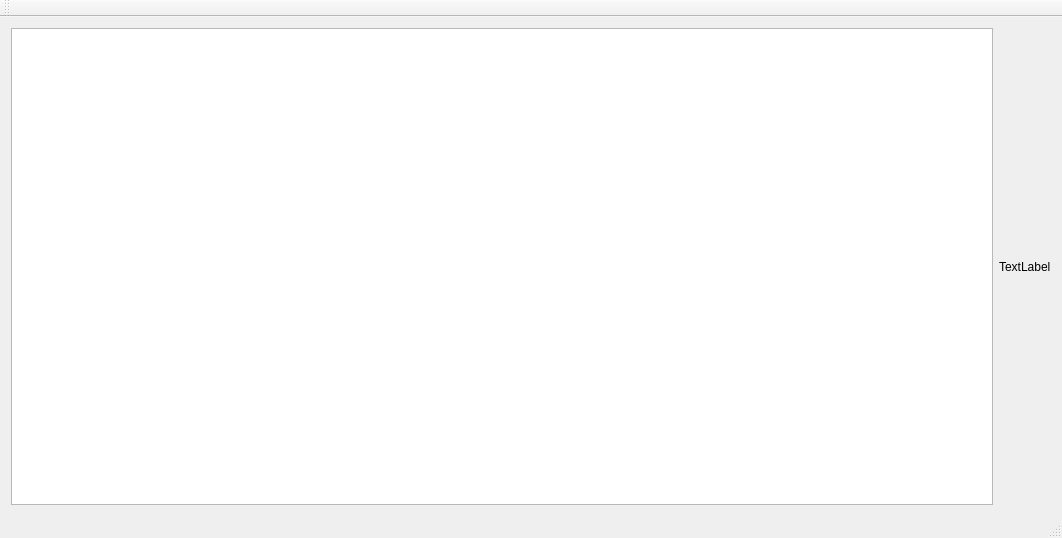
<?xml version="1.0" encoding="UTF-8"?>
<ui version="4.0">
 <class>opener</class>
 <widget class="QMainWindow" name="opener">
  <property name="geometry">
   <rect>
    <x>0</x>
    <y>0</y>
    <width>1062</width>
    <height>538</height>
   </rect>
  </property>
  <property name="windowTitle">
   <string>opener</string>
  </property>
  <widget class="QWidget" name="centralWidget">
   <layout class="QGridLayout" name="gridLayout">
    <item row="0" column="0">
     <widget class="QTreeView" name="files"/>
    </item>
    <item row="0" column="1">
     <widget class="QLabel" name="label">
      <property name="text">
       <string>TextLabel</string>
      </property>
     </widget>
    </item>
   </layout>
  </widget>
  <widget class="QMenuBar" name="menuBar">
   <property name="geometry">
    <rect>
     <x>0</x>
     <y>0</y>
     <width>1062</width>
     <height>32</height>
    </rect>
   </property>
  </widget>
  <widget class="QStatusBar" name="statusBar"/>
  <widget class="QToolBar" name="toolBar">
   <property name="windowTitle">
    <string>toolBar</string>
   </property>
   <attribute name="toolBarArea">
    <enum>TopToolBarArea</enum>
   </attribute>
   <attribute name="toolBarBreak">
    <bool>false</bool>
   </attribute>
  </widget>
 </widget>
 <layoutdefault spacing="6" margin="11"/>
 <resources/>
 <connections/>
</ui>
